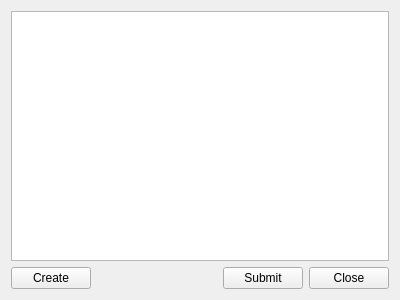
<?xml version="1.0" encoding="UTF-8"?>
<ui version="4.0">
 <class>Form</class>
 <widget class="QWidget" name="Form">
  <property name="geometry">
   <rect>
    <x>0</x>
    <y>0</y>
    <width>400</width>
    <height>300</height>
   </rect>
  </property>
  <property name="windowTitle">
   <string>Form</string>
  </property>
  <layout class="QVBoxLayout" name="verticalLayout_2">
   <item>
    <layout class="QVBoxLayout" name="verticalLayout">
     <item>
      <widget class="QTableView" name="tableView"/>
     </item>
     <item>
      <layout class="QHBoxLayout" name="horizontalLayout">
       <item>
        <widget class="QPushButton" name="button_create">
         <property name="text">
          <string>Create</string>
         </property>
        </widget>
       </item>
       <item>
        <spacer name="horizontalSpacer">
         <property name="orientation">
          <enum>Qt::Horizontal</enum>
         </property>
         <property name="sizeHint" stdset="0">
          <size>
           <width>40</width>
           <height>20</height>
          </size>
         </property>
        </spacer>
       </item>
       <item>
        <widget class="QPushButton" name="button_submit">
         <property name="text">
          <string>Submit</string>
         </property>
        </widget>
       </item>
       <item>
        <widget class="QPushButton" name="pushButton_3">
         <property name="text">
          <string>Close</string>
         </property>
        </widget>
       </item>
      </layout>
     </item>
    </layout>
   </item>
  </layout>
 </widget>
 <resources/>
 <connections/>
</ui>
